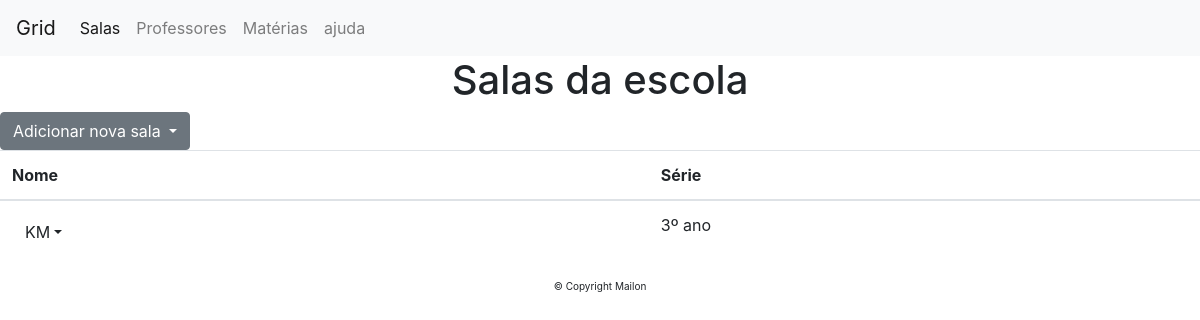
Before: / with the older database file.
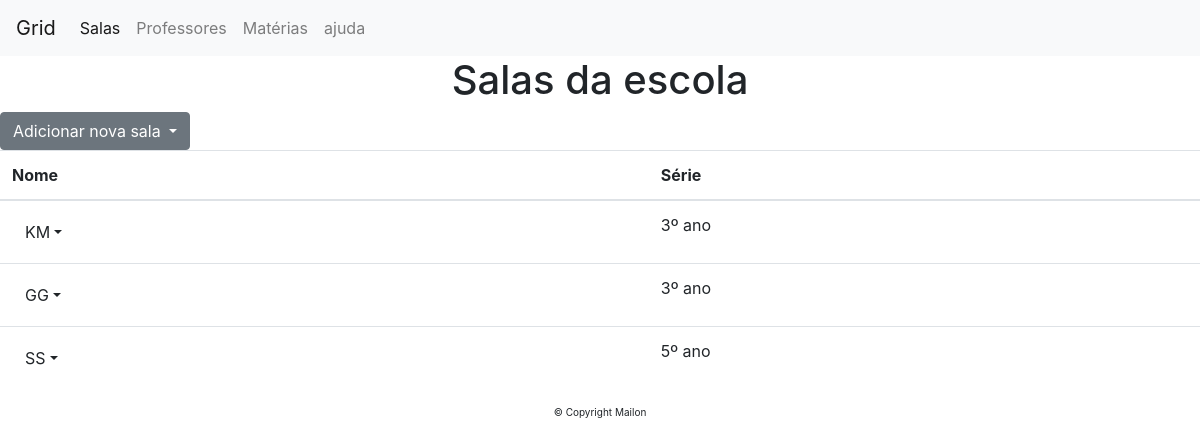
After: the same page with the newer database file.
### tables this page shows
CREATE TABLE classRooms(id INTEGER, name TEXT, grade INTEGER, PRIMARY KEY(id));

### grid.py (the view)
@app.route('/')
def index():
    with sqlite3.connect(DATABASE_NAME) as _db:
        cursor = _db.execute('SELECT id, name, grade FROM classrooms;')
        classrooms = list(cursor)
        cursor.close()
    return render_template('index.html',classrooms=classrooms)

### templates/index.html (shortened to what this page needs)
{% extends "layout.html" %}
{% block main_title %}Salas da escola{% endblock %}
{% block main %}
<div class="dropdown">
	<button class="btn btn-secondary dropdown-toggle" type="button" id="dropdownForm" data-toggle="dropdown" aria-haspopup="true" aria-expanded="false" >
		Adicionar nova sala
	</button>
</div>
<table class="table">
	<thead>
		<tr>
			<th>Nome</th><th>Série</th>
		</tr>
	</thead>
	<tbody>
		{% for classroom in classrooms %}
		<tr>
			<td>
				<div class="dropdown">
					<button class="btn btn-secundary dropdown-toggle" type="button" id="dropdownMenuClassroom" data-toggle="dropdown" aria-haspopup="true" aria-expanded="false">{{ classroom[1] }}</button>
				</div>
			</td>
			<td>{{ classroom[2] }}&ordm; ano</td>
		</tr>
		{% endfor %}
	</tbody>
</table>
{% endblock %}

### templates/layout.html (shortened to what this page needs)
<!DOCTYPE html>
<html lang="pt-br">
	<head>
		<link type="text/css" rel="stylesheet" href="static/grid-base.css">
		<link type="text/css" rel="stylesheet" href="static/grid-popupmenu.css">
		<link type="text/css" rel="stylesheet" href="static/bootstrap.min.css">
	</head>
	<body>
		<nav class="navbar navbar-expand-lg navbar-light bg-light">
			<a class="navbar-brand" href="#">Grid</a>
			<div class="collapse navbar-collapse" id="navbarSupportedContent">
				<ul class="navbar-nav mr-auto">
					<li class="nav-item active">
						<a class="nav-link" href="/">Salas</a>
					</li>
					<li class="nav-item">
						<a class="nav-link" href="/teachers">Professores</a>
					</li>
					<li>
						<a class="nav-link" href="/matters">Matérias</a>
					</li>
					<li class="nav-item">
						<a class="nav-link" href="#">ajuda</a>
					</li>
				</ul>
			</div>
		</nav>
		<header>
			<h1>{% block main_title %}{% endblock %}</h1>
		</header>
		<main>
			{% block main %}
			{% endblock %}
		</main>
		<footer>
			&copy; Copyright Mailon
		</footer>
	</body>
</html>

### static/grid-base.css (style rules this page uses)
header { text-align: center; }
footer { text-align: center; font-size: x-small; }

Changed rows visible on the page:
added classRooms: name "GG", grade "3"
added classRooms: name "SS", grade "5"
